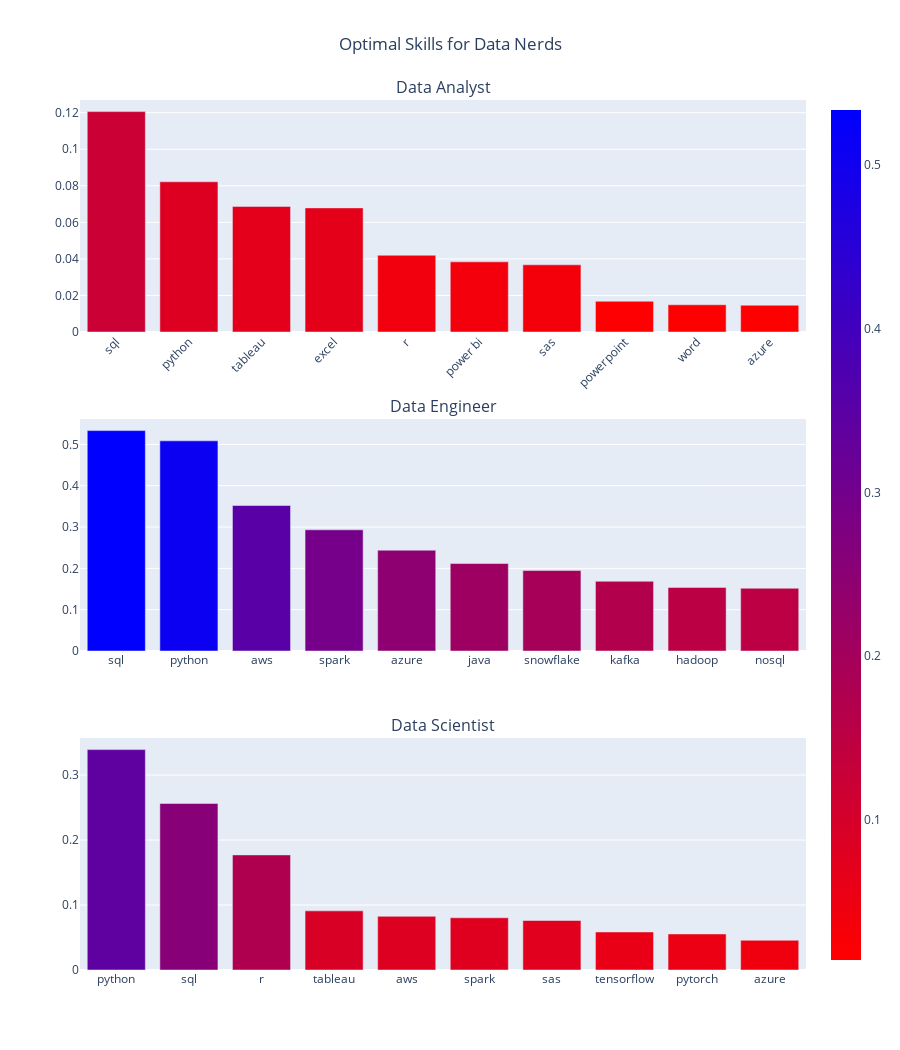

Write notebook code for a chart like this one.
### Code cell
import plotly.graph_objs as go
from plotly.subplots import make_subplots

# Define the job titles to include
included_job_titles = ['Data Analyst', 'Data Engineer', 'Data Scientist']

# Filter the dataframe for the included job titles
filtered_df = df[df['job_title'].isin(included_job_titles)]

# Determine the number of rows for subplots based on the number of included job titles
num_rows = len(included_job_titles)

# Create subplots for each job title with adequate spacing
fig = make_subplots(rows=num_rows, cols=1, subplot_titles=included_job_titles, vertical_spacing=0.1)

# Function to create a bar plot for top 10 skills for a given job title
def create_bar_plot(df, job_title, row):
    # Filter and sort the dataframe
    job_df = df[df['job_title'] == job_title].sort_values(by='skill_multiplier', ascending=False).head(10)
    # Create the bar plot
    fig.add_trace(
        go.Bar(
            x=job_df['skill'],
            y=job_df['skill_multiplier'],
            name=job_title,
            hoverinfo='text',
            hovertext=job_df.apply(lambda x: f"Skill: {x['skill']}<br>Median Salary: {x['median_salary']}<br>Salary Count: {x['salary_count']}", axis=1),
            marker=dict(color=job_df['skill_multiplier'], coloraxis='coloraxis')
        ),
        row=row,
        col=1
    )

# Add bar plots to the subplots
for i, job_title in enumerate(included_job_titles, start=1):
    create_bar_plot(filtered_df, job_title, i)

# Update layout for a cleaner look with more space between plots
fig.update_layout(
    coloraxis=dict(colorscale='Bluered_r'),
    showlegend=False,
    title_text='Optimal Skills for Data Nerds',
    title_x=0.5,
    height=350 * num_rows,  # Adjust the height based on the number of rows
    xaxis_tickangle=-45
)

# Show the plot
fig.show()

### Figure 1 — Plotly figure (JSON) as saved in the notebook; plotly's stock layout.template omitted (floating-point values rounded to 4 significant figures)
{"data": [{"hoverinfo": "text", "hovertext": ["Skill: sql<br>Median Salary: 92500.0<br>Salary Count: 3083", "Skill: python<br>Median Salary: 98500.0<br>Salary Count: 1840", "Skill: tableau<br>Median Salary: 95000.0<br>Salary Count: 1659", "Skill: excel<br>Median Salary: 84500.0<br>Salary Count: 2143", "Skill: r<br>Median Salary: 92527.5<br>Salary Count: 1073", "Skill: power bi<br>Median Salary: 90000.0<br>Salary Count: 1044", "Skill: sas<br>Median Salary: 90000.0<br>Salary Count: 1000", "Skill: powerpoint<br>Median Salary: 85000.0<br>Salary Count: 524", "Skill: word<br>Median Salary: 80850.0<br>Salary Count: 527", "Skill: azure<br>Median Salary: 100000.0<br>Salary Count: 319"], "marker": {"color": [0.1206, 0.08221, 0.06873, 0.06793, 0.04198, 0.0384, 0.03678, 0.01683, 0.0149, 0.01466], "coloraxis": "coloraxis"}, "name": "Data Analyst", "type": "bar", "x": ["sql", "python", "tableau", "excel", "r", "power bi", "sas", "powerpoint", "word", "azure"], "xaxis": "x", "y": [0.1206, 0.08221, 0.06873, 0.06793, 0.04198, 0.0384, 0.03678, 0.01683, 0.0149, 0.01466], "yaxis": "y"}, {"hoverinfo": "text", "hovertext": ["Skill: sql<br>Median Salary: 125000.0<br>Salary Count: 3189", "Skill: python<br>Median Salary: 125000.0<br>Salary Count: 3041", "Skill: aws<br>Median Salary: 130000.0<br>Salary Count: 2000", "Skill: spark<br>Median Salary: 135000.0<br>Salary Count: 1587", "Skill: azure<br>Median Salary: 125000.0<br>Salary Count: 1459", "Skill: java<br>Median Salary: 134241.0<br>Salary Count: 1154", "Skill: snowflake<br>Median Salary: 133250.0<br>Salary Count: 1072", "Skill: kafka<br>Median Salary: 140000.0<br>Salary Count: 872", "Skill: hadoop<br>Median Salary: 134241.0<br>Salary Count: 839", "Skill: nosql<br>Median Salary: 135000.0<br>Salary Count: 822"], "marker": {"color": [0.5334, 0.5086, 0.352, 0.2933, 0.2439, 0.2117, 0.1947, 0.1687, 0.1538, 0.1518], "coloraxis": "coloraxis"}, "name": "Data Engineer", "type": "bar", "x": ["sql", "python", "aws", "spark", "azure", "java", "snowflake", "kafka", "hadoop", "nosql"], "xaxis": "x2", "y": [0.5334, 0.5086, 0.352, 0.2933, 0.2439, 0.2117, 0.1947, 0.1687, 0.1538, 0.1518], "yaxis": "y2"}, {"hoverinfo": "text", "hovertext": ["Skill: python<br>Median Salary: 130500.0<br>Salary Count: 4312", "Skill: sql<br>Median Salary: 132500.0<br>Salary Count: 3151", "Skill: r<br>Median Salary: 125000.0<br>Salary Count: 2486", "Skill: tableau<br>Median Salary: 125000.0<br>Salary Count: 1278", "Skill: aws<br>Median Salary: 132500.0<br>Salary Count: 1016", "Skill: spark<br>Median Salary: 135259.5<br>Salary Count: 946", "Skill: sas<br>Median Salary: 118080.0<br>Salary Count: 1230", "Skill: tensorflow<br>Median Salary: 140000.0<br>Salary Count: 641", "Skill: pytorch<br>Median Salary: 145238.0<br>Salary Count: 564", "Skill: azure<br>Median Salary: 126650.0<br>Salary Count: 623"], "marker": {"color": [0.3391, 0.2563, 0.1771, 0.09101, 0.08258, 0.08039, 0.07615, 0.05852, 0.05545, 0.04571], "coloraxis": "coloraxis"}, "name": "Data Scientist", "type": "bar", "x": ["python", "sql", "r", "tableau", "aws", "spark", "sas", "tensorflow", "pytorch", "azure"], "xaxis": "x3", "y": [0.3391, 0.2563, 0.1771, 0.09101, 0.08258, 0.08039, 0.07615, 0.05852, 0.05545, 0.04571], "yaxis": "y3"}], "layout": {"annotations": [{"font": {"size": 16}, "showarrow": false, "text": "Data Analyst", "x": 0.5, "xanchor": "center", "xref": "paper", "y": 1, "yanchor": "bottom", "yref": "paper"}, {"font": {"size": 16}, "showarrow": false, "text": "Data Engineer", "x": 0.5, "xanchor": "center", "xref": "paper", "y": 0.6333, "yanchor": "bottom", "yref": "paper"}, {"font": {"size": 16}, "showarrow": false, "text": "Data Scientist", "x": 0.5, "xanchor": "center", "xref": "paper", "y": 0.2667, "yanchor": "bottom", "yref": "paper"}], "coloraxis": {"colorscale": [[0, "rgb(255,0,0)"], [1, "rgb(0,0,255)"]]}, "height": 1050, "showlegend": false, "title": {"text": "Optimal Skills for Data Nerds", "x": 0.5}, "xaxis": {"anchor": "y", "domain": [0, 1], "tickangle": -45}, "xaxis2": {"anchor": "y2", "domain": [0, 1]}, "xaxis3": {"anchor": "y3", "domain": [0, 1]}, "yaxis": {"anchor": "x", "domain": [0.7333, 1]}, "yaxis2": {"anchor": "x2", "domain": [0.3667, 0.6333]}, "yaxis3": {"anchor": "x3", "domain": [0, 0.2667]}}}
